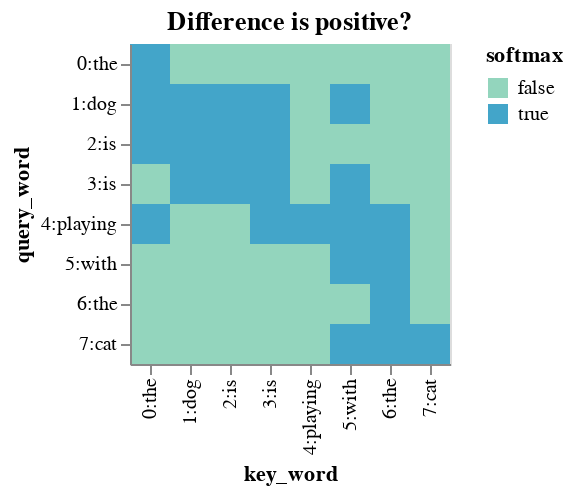

Notebook cell for this chart:
### Code cell
heatmap(w2 - w1 > 0, token_ids, token_ids, title='Difference is positive?')

### Figure 1 — Vega-Lite specification as saved in the notebook (floating-point values rounded to 4 significant figures)
{"config": {"view": {"continuousWidth": 300, "continuousHeight": 300}}, "data": {"name": "data-e5e98e98243df0893f9accc652831e8c"}, "mark": {"type": "rect"}, "encoding": {"color": {"field": "value", "scale": {"scheme": "greenblue"}, "title": "softmax", "type": "nominal"}, "tooltip": [{"field": "key", "type": "nominal"}, {"field": "query", "type": "nominal"}, {"field": "value", "format": ".02", "title": "val", "type": "nominal"}], "x": {"field": "key_word", "type": "nominal"}, "y": {"field": "query_word", "type": "nominal"}}, "title": "Difference is positive?", "$schema": "https://vega.github.io/schema/vega-lite/v5.8.0.json", "datasets": {"data-e5e98e98243df0893f9accc652831e8c": [{"key_word": "0:the", "query_word": "0:the", "value": true, "key": "the", "query": "the"}, {"key_word": "0:the", "query_word": "1:dog", "value": true, "key": "the", "query": "dog"}, {"key_word": "0:the", "query_word": "2:is", "value": true, "key": "the", "query": "is"}, {"key_word": "0:the", "query_word": "3:is", "value": false, "key": "the", "query": "is"}, {"key_word": "0:the", "query_word": "4:playing", "value": true, "key": "the", "query": "playing"}, {"key_word": "0:the", "query_word": "5:with", "value": false, "key": "the", "query": "with"}, {"key_word": "0:the", "query_word": "6:the", "value": false, "key": "the", "query": "the"}, {"key_word": "0:the", "query_word": "7:cat", "value": false, "key": "the", "query": "cat"}, {"key_word": "1:dog", "query_word": "0:the", "value": false, "key": "dog", "query": "the"}, {"key_word": "1:dog", "query_word": "1:dog", "value": true, "key": "dog", "query": "dog"}, {"key_word": "1:dog", "query_word": "2:is", "value": true, "key": "dog", "query": "is"}, {"key_word": "1:dog", "query_word": "3:is", "value": true, "key": "dog", "query": "is"}, {"key_word": "1:dog", "query_word": "4:playing", "value": false, "key": "dog", "query": "playing"}, {"key_word": "1:dog", "query_word": "5:with", "value": false, "key": "dog", "query": "with"}, {"key_word": "1:dog", "query_word": "6:the", "value": false, "key": "dog", "query": "the"}, {"key_word": "1:dog", "query_word": "7:cat", "value": false, "key": "dog", "query": "cat"}, {"key_word": "2:is", "query_word": "0:the", "value": false, "key": "is", "query": "the"}, {"key_word": "2:is", "query_word": "1:dog", "value": true, "key": "is", "query": "dog"}, {"key_word": "2:is", "query_word": "2:is", "value": true, "key": "is", "query": "is"}, {"key_word": "2:is", "query_word": "3:is", "value": true, "key": "is", "query": "is"}, {"key_word": "2:is", "query_word": "4:playing", "value": false, "key": "is", "query": "playing"}, {"key_word": "2:is", "query_word": "5:with", "value": false, "key": "is", "query": "with"}, {"key_word": "2:is", "query_word": "6:the", "value": false, "key": "is", "query": "the"}, {"key_word": "2:is", "query_word": "7:cat", "value": false, "key": "is", "query": "cat"}, {"key_word": "3:is", "query_word": "0:the", "value": false, "key": "is", "query": "the"}, {"key_word": "3:is", "query_word": "1:dog", "value": true, "key": "is", "query": "dog"}, {"key_word": "3:is", "query_word": "2:is", "value": true, "key": "is", "query": "is"}, {"key_word": "3:is", "query_word": "3:is", "value": true, "key": "is", "query": "is"}, {"key_word": "3:is", "query_word": "4:playing", "value": true, "key": "is", "query": "playing"}, {"key_word": "3:is", "query_word": "5:with", "value": false, "key": "is", "query": "with"}, {"key_word": "3:is", "query_word": "6:the", "value": false, "key": "is", "query": "the"}, {"key_word": "3:is", "query_word": "7:cat", "value": false, "key": "is", "query": "cat"}, {"key_word": "4:playing", "query_word": "0:the", "value": false, "key": "playing", "query": "the"}, {"key_word": "4:playing", "query_word": "1:dog", "value": false, "key": "playing", "query": "dog"}, {"key_word": "4:playing", "query_word": "2:is", "value": false, "key": "playing", "query": "is"}, {"key_word": "4:playing", "query_word": "3:is", "value": false, "key": "playing", "query": "is"}, {"key_word": "4:playing", "query_word": "4:playing", "value": true, "key": "playing", "query": "playing"}, {"key_word": "4:playing", "query_word": "5:with", "value": false, "key": "playing", "query": "with"}, {"key_word": "4:playing", "query_word": "6:the", "value": false, "key": "playing", "query": "the"}, {"key_word": "4:playing", "query_word": "7:cat", "value": false, "key": "playing", "query": "cat"}, {"key_word": "5:with", "query_word": "0:the", "value": false, "key": "with", "query": "the"}, {"key_word": "5:with", "query_word": "1:dog", "value": true, "key": "with", "query": "dog"}, {"key_word": "5:with", "query_word": "2:is", "value": false, "key": "with", "query": "is"}, {"key_word": "5:with", "query_word": "3:is", "value": true, "key": "with", "query": "is"}, {"key_word": "5:with", "query_word": "4:playing", "value": true, "key": "with", "query": "playing"}, {"key_word": "5:with", "query_word": "5:with", "value": true, "key": "with", "query": "with"}, {"key_word": "5:with", "query_word": "6:the", "value": false, "key": "with", "query": "the"}, {"key_word": "5:with", "query_word": "7:cat", "value": true, "key": "with", "query": "cat"}, {"key_word": "6:the", "query_word": "0:the", "value": false, "key": "the", "query": "the"}, {"key_word": "6:the", "query_word": "1:dog", "value": false, "key": "the", "query": "dog"}, {"key_word": "6:the", "query_word": "2:is", "value": false, "key": "the", "query": "is"}, {"key_word": "6:the", "query_word": "3:is", "value": false, "key": "the", "query": "is"}, {"key_word": "6:the", "query_word": "4:playing", "value": true, "key": "the", "query": "playing"}, {"key_word": "6:the", "query_word": "5:with", "value": true, "key": "the", "query": "with"}, {"key_word": "6:the", "query_word": "6:the", "value": true, "key": "the", "query": "the"}, {"key_word": "6:the", "query_word": "7:cat", "value": true, "key": "the", "query": "cat"}, {"key_word": "7:cat", "query_word": "0:the", "value": false, "key": "cat", "query": "the"}, {"key_word": "7:cat", "query_word": "1:dog", "value": false, "key": "cat", "query": "dog"}, {"key_word": "7:cat", "query_word": "2:is", "value": false, "key": "cat", "query": "is"}, {"key_word": "7:cat", "query_word": "3:is", "value": false, "key": "cat", "query": "is"}, {"key_word": "7:cat", "query_word": "4:playing", "value": false, "key": "cat", "query": "playing"}, {"key_word": "7:cat", "query_word": "5:with", "value": false, "key": "cat", "query": "with"}, {"key_word": "7:cat", "query_word": "6:the", "value": false, "key": "cat", "query": "the"}, {"key_word": "7:cat", "query_word": "7:cat", "value": true, "key": "cat", "query": "cat"}]}}
